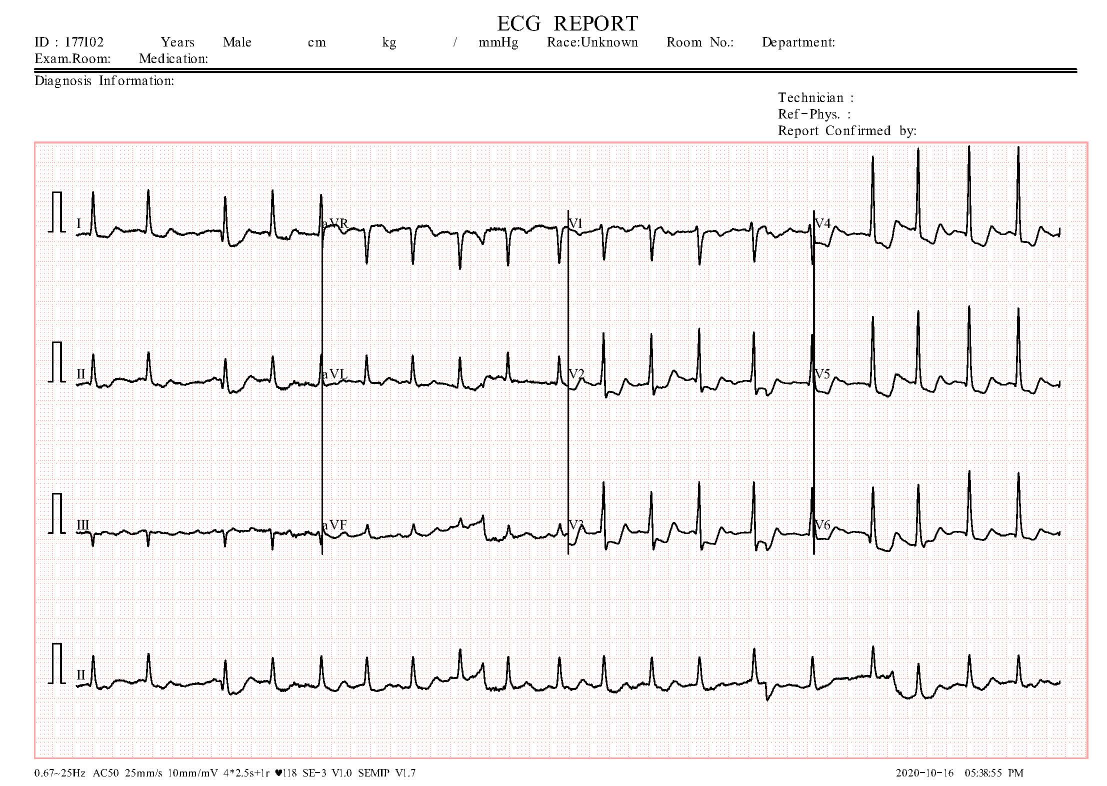
#> input picture Backend/samples/ecg/sample-arrhythmia.jpg, 2213 x 1572 px (shown at 1/2 size)
$ python -i ecg_preprocessing.py   (imports and definitions only)
#> lines starting #> are read from the running program, lines starting #| are printed output that depends on the picture; after the words box and inside, x2 and y2 are one past the last pixel; in counts of white or black regions, pixels touching at a corner belong together
#> further down, picture is the input picture: PIL image 2213x1572 RGB; mean R, G, B 241.8, 239.5, 239.2
"""MedQube Clinical ECG Preprocessing & Waveform Extraction Module
Overcomes the flat RGB raster trap by attenuating pink/red background paper grid lines
and enhancing black-ink electrical conduction tracings (QRS spikes and ST segments).
"""

import numpy as np
from PIL import Image, ImageEnhance, ImageOps

class ClinicalECGPreprocessor:
    """Clinical preprocessor that separates foreground cardiac ink from background grid."""
    def __init__(self, target_size=(224, 224), grid_suppression=True):
        self.target_size = target_size
        self.grid_suppression = grid_suppression

    def __call__(self, img):
        if img.mode != 'RGB':
            img = img.convert('RGB')

        img = img.resize(self.target_size, Image.Resampling.BILINEAR)
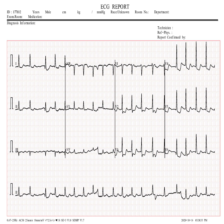
#> img: PIL image 224x224 RGB; mean R, G, B 241.8, 239.5, 239.2

        if self.grid_suppression:
            # Convert to numpy for channel arithmetic
            arr = np.array(img, dtype=np.float32)
            R, G, B = arr[:, :, 0], arr[:, :, 1], arr[:, :, 2]

            # Pink/red grid lines have significantly higher Red than Green/Blue: (R - G) > threshold
            # Black ink has low intensity across all three channels: (R + G + B) / 3 is small
            intensity = (R + G + B) / 3.0
            red_excess = np.clip(R - (G + B) / 2.0, 0, 255)
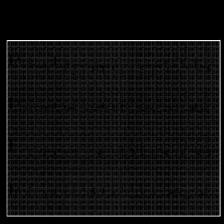
#> red_excess: shape (224, 224) float32; min 0, max 39.5, mean 2.5; drawn with min black and max white

            # Suppress pink grid by pushing red-dominant grid pixels towards clean white (255)
            grid_mask = (red_excess > 20) & (intensity > 120)
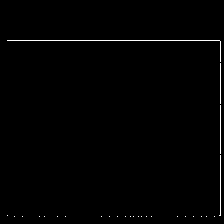
#> grid_mask: shape (224, 224) bool; 0.82% white in thin lines or dots, all inside (x1, y1, x2, y2) = (7, 40, 221, 217)
            arr[grid_mask] = 255.0
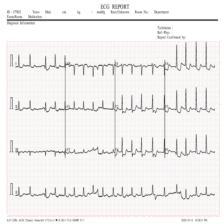
#> arr: shape (224, 224, 3) float32; mean R, G, B 241.9, 239.8, 239.5

            # Enhance black ink contrast
            ink_mask = intensity < 100
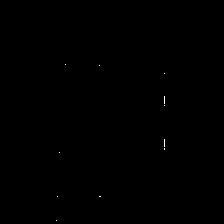
#> ink_mask: shape (224, 224) bool; 0.05% white in thin lines or dots, all inside (x1, y1, x2, y2) = (56, 64, 165, 221)
            arr[ink_mask] = np.clip(arr[ink_mask] * 0.7, 0, 255)
#> arr: shape (224, 224, 3) float32; 0.05% of pixels changed, all inside (x1, y1, x2, y2) = (56, 64, 165, 221)

            img = Image.fromarray(np.uint8(arr))

        # Boost local contrast so high-frequency spikes are sharp
        enhancer = ImageEnhance.Contrast(img)
        img = enhancer.enhance(1.25)
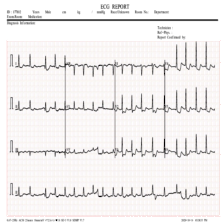
#> img: PIL image 224x224 RGB; mean R, G, B 241.4, 238.7, 238.3

        return img

>>> from PIL import Image
>>> picture = Image.open('../../../Backend/samples/ecg/sample-arrhythmia.jpg')
>>> result = ClinicalECGPreprocessor()(picture)

$ run again, on Backend/samples/ecg/sample-history-mi.jpg
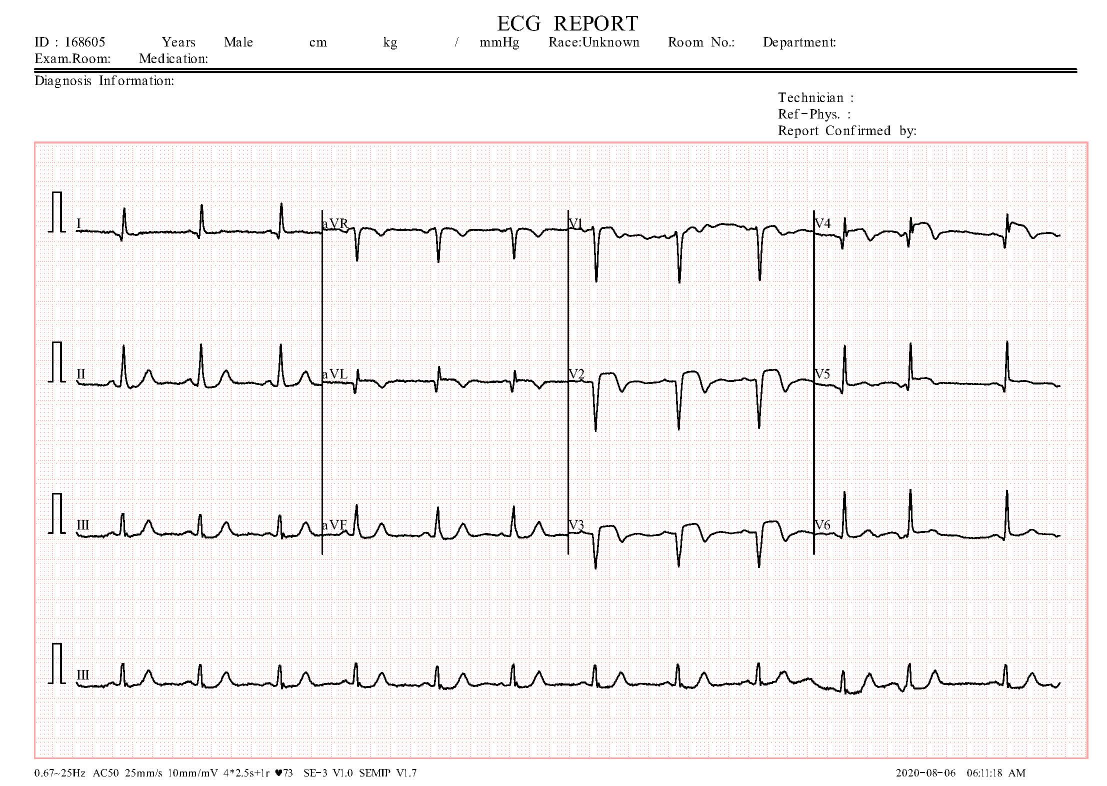
#> input picture Backend/samples/ecg/sample-history-mi.jpg, 2213 x 1572 px (shown at 1/2 size)
#> picture is the input picture: PIL image 2213x1572 RGB; mean R, G, B 243.1, 240.8, 240.5
#> grid_mask: shape (224, 224) bool; 0.82% white in thin lines or dots, all inside (x1, y1, x2, y2) = (7, 40, 221, 217)
#> in __call__, `arr[grid_mask] = 255.0`:
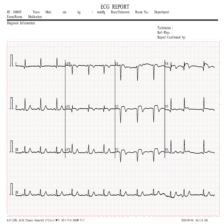
#> arr: shape (224, 224, 3) float32; mean R, G, B 243.2, 241.1, 240.8
#> ink_mask: shape (224, 224) bool; 0.01% white in thin lines or dots, all inside (x1, y1, x2, y2) = (56, 64, 185, 221)
#> in __call__, `img = enhancer.enhance(1.25)`:
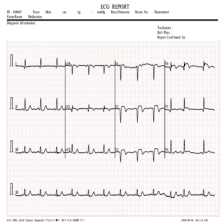
#> img: PIL image 224x224 RGB; mean R, G, B 242.5, 240, 239.6

$ run again, on Backend/samples/ecg/sample-mi.jpg
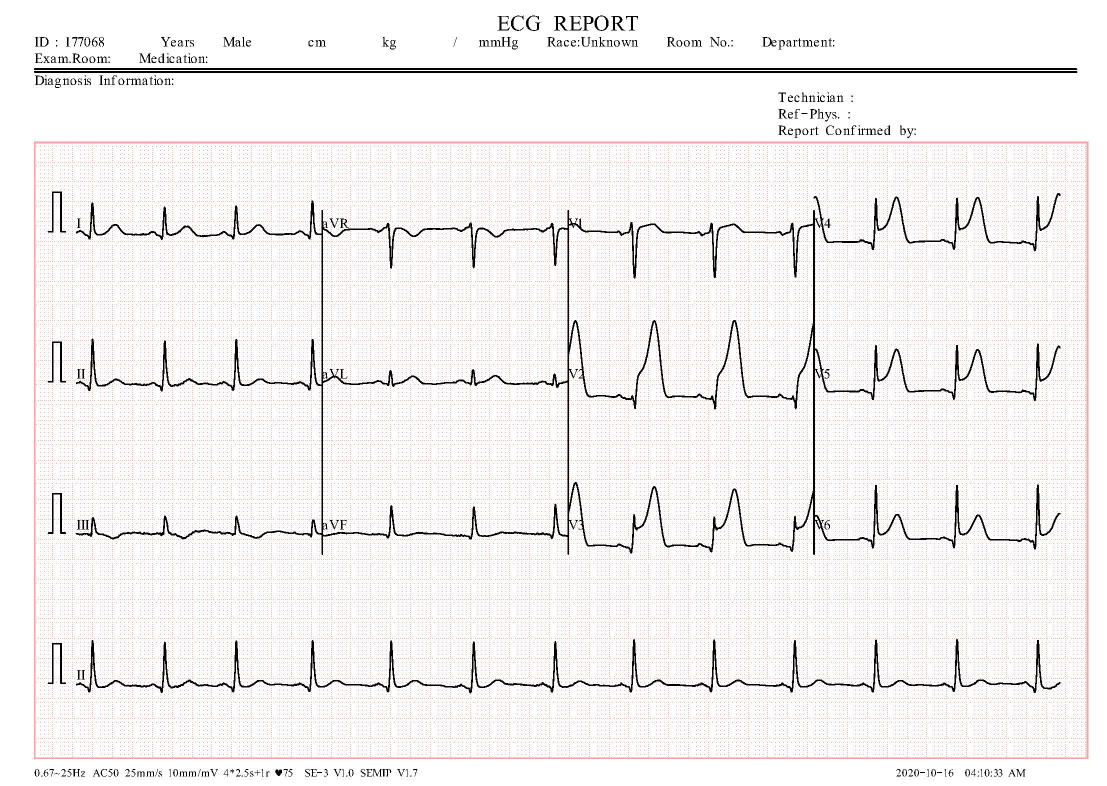
#> input picture Backend/samples/ecg/sample-mi.jpg, 2213 x 1572 px (shown at 1/2 size)
#> picture is the input picture: PIL image 2213x1572 RGB; mean R, G, B 242.7, 240.4, 240.1
#> grid_mask: shape (224, 224) bool; 0.82% white in thin lines or dots, all inside (x1, y1, x2, y2) = (7, 40, 221, 217)
#> in __call__, `arr[grid_mask] = 255.0`:
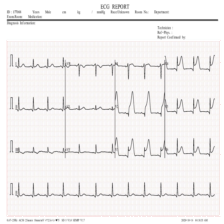
#> arr: shape (224, 224, 3) float32; mean R, G, B 242.8, 240.7, 240.4
#> ink_mask: shape (224, 224) bool; 0% white in thin lines or dots, all inside (x1, y1, x2, y2) = (56, 113, 161, 221)
#> in __call__, `img = enhancer.enhance(1.25)`:
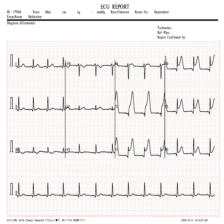
#> img: PIL image 224x224 RGB; mean R, G, B 242.2, 239.7, 239.2

$ run again, on Backend/samples/ecg/sample-normal.jpg
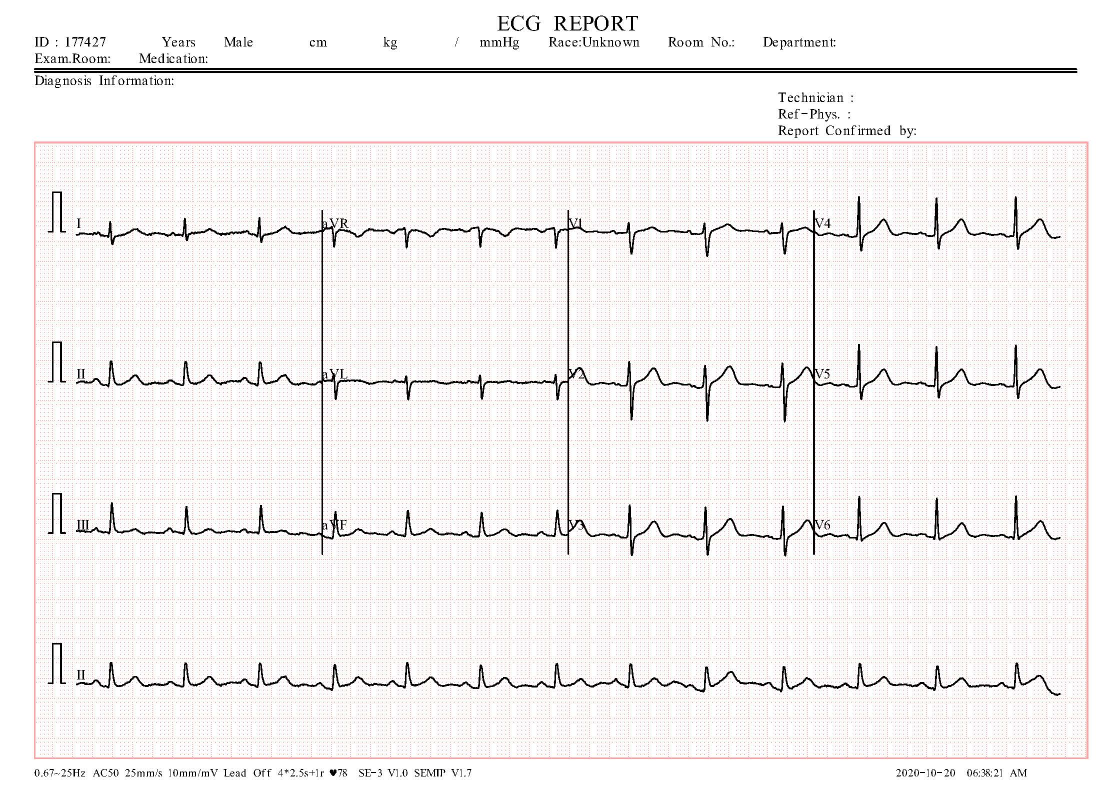
#> input picture Backend/samples/ecg/sample-normal.jpg, 2213 x 1572 px (shown at 1/2 size)
#> picture is the input picture: PIL image 2213x1572 RGB; mean R, G, B 243.2, 240.9, 240.6
#> grid_mask: shape (224, 224) bool; 0.82% white in thin lines or dots, all inside (x1, y1, x2, y2) = (7, 40, 221, 217)
#> in __call__, `arr[grid_mask] = 255.0`:
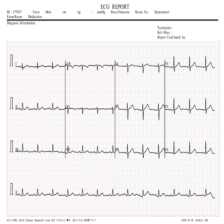
#> arr: shape (224, 224, 3) float32; mean R, G, B 243.3, 241.2, 240.9
#> ink_mask: shape (224, 224) bool; 0.01% white in thin lines or dots, all inside (x1, y1, x2, y2) = (65, 65, 68, 221)
#> in __call__, `img = enhancer.enhance(1.25)`:
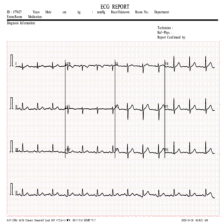
#> img: PIL image 224x224 RGB; mean R, G, B 242.6, 240.1, 239.7
